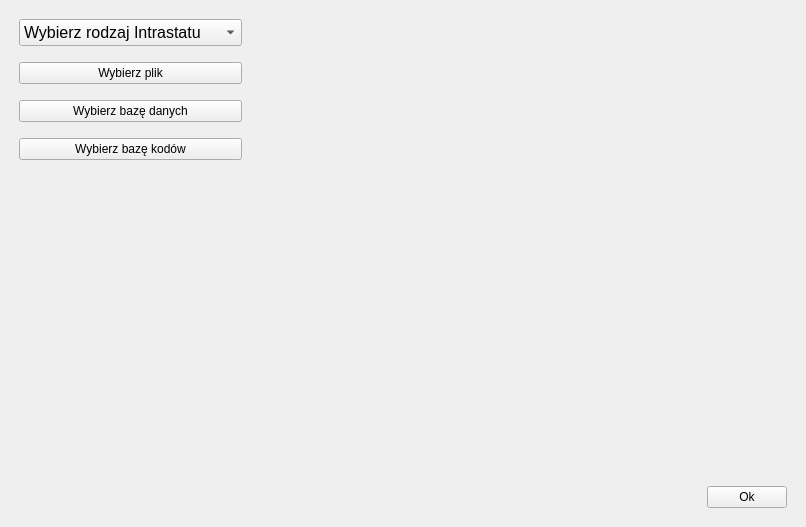
<?xml version="1.0" encoding="UTF-8"?>
<ui version="4.0">
 <class>MainWindow</class>
 <widget class="QMainWindow" name="MainWindow">
  <property name="geometry">
   <rect>
    <x>0</x>
    <y>0</y>
    <width>806</width>
    <height>527</height>
   </rect>
  </property>
  <property name="minimumSize">
   <size>
    <width>402</width>
    <height>296</height>
   </size>
  </property>
  <property name="sizeIncrement">
   <size>
    <width>14</width>
    <height>0</height>
   </size>
  </property>
  <property name="windowTitle">
   <string>MainWindow</string>
  </property>
  
  <widget class="QWidget" name="centralwidget">
   <property name="minimumSize">
    <size>
     <width>410</width>
     <height>300</height>
    </size>
   </property>
   <layout class="QGridLayout" name="gridLayout">
    <item row="0" column="0">
     <layout class="QGridLayout" name="gridLayout" rowstretch="1,1,1,1,1,0" columnstretch="1,1,1,0">
      <property name="sizeConstraint">
       <enum>QLayout::SetMinimumSize</enum>
      </property>
      <property name="leftMargin">
       <number>10</number>
      </property>
      <property name="topMargin">
       <number>10</number>
      </property>
      <property name="rightMargin">
       <number>10</number>
      </property>
      <property name="bottomMargin">
       <number>10</number>
      </property>
      <property name="horizontalSpacing">
       <number>6</number>
      </property>
      <property name="verticalSpacing">
       <number>16</number>
      </property>
      <item row="5" column="1">
       <spacer name="horizontalSpacer_3">
        <property name="orientation">
         <enum>Qt::Horizontal</enum>
        </property>
        <property name="sizeHint" stdset="0">
         <size>
          <width>40</width>
          <height>20</height>
         </size>
        </property>
       </spacer>
      </item>
      <item row="4" column="0">
       <spacer name="verticalSpacer">
        <property name="orientation">
         <enum>Qt::Vertical</enum>
        </property>
        <property name="sizeHint" stdset="0">
         <size>
          <width>20</width>
          <height>40</height>
         </size>
        </property>
       </spacer>
      </item>
      <item row="2" column="0">
       <widget class="QPushButton" name="choose_db_btn">
        <property name="text">
         <string>Wybierz bazę danych</string>
        </property>
       </widget>
      </item>
      <item row="5" column="2">
       <spacer name="horizontalSpacer">
        <property name="orientation">
         <enum>Qt::Horizontal</enum>
        </property>
        <property name="sizeHint" stdset="0">
         <size>
          <width>40</width>
          <height>20</height>
         </size>
        </property>
       </spacer>
      </item>
      <item row="0" column="0">
       <widget class="QComboBox" name="intrastat_choose_type">
        <property name="font">
         <font>
          <pointsize>12</pointsize>
         </font>
        </property>
        <property name="contextMenuPolicy">
         <enum>Qt::DefaultContextMenu</enum>
        </property>
        <property name="autoFillBackground">
         <bool>false</bool>
        </property>
        <property name="editable">
         <bool>false</bool>
        </property>
        <property name="currentText">
         <string>Wybierz rodzaj Intrastatu</string>
        </property>
        <property name="currentIndex">
         <number>0</number>
        </property>
        <property name="sizeAdjustPolicy">
         <enum>QComboBox::AdjustToContents</enum>
        </property>
        <item>
         <property name="text">
          <string>Wybierz rodzaj Intrastatu</string>
         </property>
        </item>
        <item>
         <property name="text">
          <string>Wywozowy</string>
         </property>
        </item>
        <item>
         <property name="text">
          <string>Przywozowy</string>
         </property>
        </item>
       </widget>
      </item>
      <item row="1" column="1" colspan="3">
       <widget class="QLabel" name="choose_file_label">
        <property name="text">
         <string/>
        </property>
       </widget>
      </item>
      <item row="1" column="0">
       <widget class="QPushButton" name="choose_file_btn">
        <property name="text">
         <string>Wybierz plik</string>
        </property>
       </widget>
      </item>
      <item row="5" column="3">
       <widget class="QPushButton" name="btn_ok">
        <property name="text">
         <string>Ok</string>
        </property>
       </widget>
      </item>
      <item row="2" column="1" colspan="3">
       <widget class="QLabel" name="choose_db_label">
        <property name="text">
         <string/>
        </property>
       </widget>
      </item>
      <item row="5" column="0">
       <spacer name="horizontalSpacer">
        <property name="orientation">
         <enum>Qt::Horizontal</enum>
        </property>
        <property name="sizeHint" stdset="0">
         <size>
          <width>40</width>
          <height>20</height>
         </size>
        </property>
       </spacer>
      </item>
      <item row="3" column="0">
       <widget class="QPushButton" name="choose_db2_btn">
        <property name="text">
         <string>Wybierz bazę kodów</string>
        </property>
       </widget>
      </item>
      <item row="3" column="1" colspan="3">
       <widget class="QLabel" name="choose_db2_label">
        <property name="text">
         <string/>
        </property>
       </widget>
      </item>
     </layout>
    </item>
   </layout>
  </widget>
 </widget>
 <resources/>
 <connections/>
</ui>
